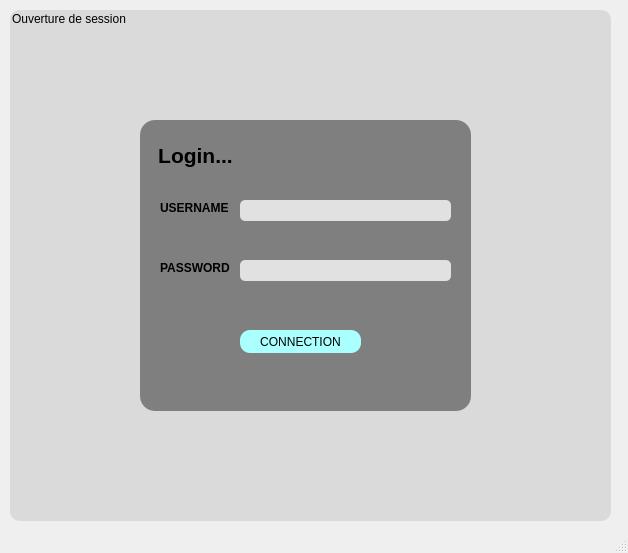
<?xml version="1.0" encoding="UTF-8"?>
<ui version="4.0">
 <class>Login</class>
 <widget class="QMainWindow" name="Login">
  <property name="geometry">
   <rect>
    <x>0</x>
    <y>0</y>
    <width>628</width>
    <height>553</height>
   </rect>
  </property>
  <property name="windowTitle">
   <string>Hospital</string>
  </property>
  <widget class="QWidget" name="centralwidget">
   <widget class="QGroupBox" name="groupBox">
    <property name="geometry">
     <rect>
      <x>10</x>
      <y>10</y>
      <width>601</width>
      <height>511</height>
     </rect>
    </property>
    <property name="styleSheet">
     <string notr="true">Border-radius: 10px;
background-color: rgb(218, 218, 218);</string>
    </property>
    <property name="title">
     <string>Ouverture de session</string>
    </property>
    <widget class="QFrame" name="frame">
     <property name="geometry">
      <rect>
       <x>130</x>
       <y>110</y>
       <width>331</width>
       <height>291</height>
      </rect>
     </property>
     <property name="styleSheet">
      <string notr="true">background-color: rgb(127, 127, 127);
border-radius: 15px;</string>
     </property>
     <property name="frameShape">
      <enum>QFrame::StyledPanel</enum>
     </property>
     <property name="frameShadow">
      <enum>QFrame::Raised</enum>
     </property>
     <widget class="QLineEdit" name="username_log">
      <property name="geometry">
       <rect>
        <x>100</x>
        <y>80</y>
        <width>211</width>
        <height>21</height>
       </rect>
      </property>
      <property name="styleSheet">
       <string notr="true">background-color: rgb(225, 225, 225);
border-radius: 5px;</string>
      </property>
     </widget>
     <widget class="QLabel" name="label_2">
      <property name="geometry">
       <rect>
        <x>20</x>
        <y>80</y>
        <width>71</width>
        <height>16</height>
       </rect>
      </property>
      <property name="text">
       <string>&lt;html&gt;&lt;head/&gt;&lt;body&gt;&lt;p&gt;&lt;span style=&quot; font-weight:600;&quot;&gt;USERNAME :&lt;/span&gt;&lt;/p&gt;&lt;/body&gt;&lt;/html&gt;</string>
      </property>
     </widget>
     <widget class="QLabel" name="label_3">
      <property name="geometry">
       <rect>
        <x>20</x>
        <y>140</y>
        <width>71</width>
        <height>16</height>
       </rect>
      </property>
      <property name="text">
       <string>&lt;html&gt;&lt;head/&gt;&lt;body&gt;&lt;p&gt;&lt;span style=&quot; font-weight:600;&quot;&gt;PASSWORD :&lt;/span&gt;&lt;/p&gt;&lt;/body&gt;&lt;/html&gt;</string>
      </property>
     </widget>
     <widget class="QLineEdit" name="password">
      <property name="geometry">
       <rect>
        <x>100</x>
        <y>140</y>
        <width>211</width>
        <height>21</height>
       </rect>
      </property>
      <property name="styleSheet">
       <string notr="true">background-color: rgb(225, 225, 225);
border-radius: 5px;</string>
      </property>
     </widget>
     <widget class="QLabel" name="label">
      <property name="geometry">
       <rect>
        <x>0</x>
        <y>10</y>
        <width>111</width>
        <height>51</height>
       </rect>
      </property>
      <property name="text">
       <string>&lt;html&gt;&lt;head/&gt;&lt;body&gt;&lt;p align=&quot;center&quot;&gt;&lt;span style=&quot; font-size:16pt; font-weight:600;&quot;&gt;Login...&lt;/span&gt;&lt;/p&gt;&lt;/body&gt;&lt;/html&gt;</string>
      </property>
     </widget>
     <widget class="QPushButton" name="connexion">
      <property name="geometry">
       <rect>
        <x>100</x>
        <y>210</y>
        <width>121</width>
        <height>23</height>
       </rect>
      </property>
      <property name="toolTip">
       <string>&lt;html&gt;&lt;head/&gt;&lt;body&gt;&lt;p align=&quot;center&quot;&gt;&lt;span style=&quot; font-size:10pt; font-weight:600;&quot;&gt;CONNECTION&lt;/span&gt;&lt;/p&gt;&lt;/body&gt;&lt;/html&gt;</string>
      </property>
      <property name="whatsThis">
       <string>&lt;html&gt;&lt;head/&gt;&lt;body&gt;&lt;p align=&quot;center&quot;&gt;&lt;span style=&quot; font-size:10pt; font-weight:600;&quot;&gt;CONNECTION&lt;/span&gt;&lt;/p&gt;&lt;p align=&quot;center&quot;&gt;&lt;br/&gt;&lt;/p&gt;&lt;/body&gt;&lt;/html&gt;</string>
      </property>
      <property name="styleSheet">
       <string notr="true">font: 75 8pt &quot;MS Shell Dlg 2&quot;;
background-color: rgb(170, 255, 255);
border-radius:10px;</string>
      </property>
      <property name="text">
       <string>CONNECTION</string>
      </property>
     </widget>
    </widget>
   </widget>
  </widget>
  <widget class="QStatusBar" name="statusbar"/>
 </widget>
 <resources/>
 <connections/>
</ui>
